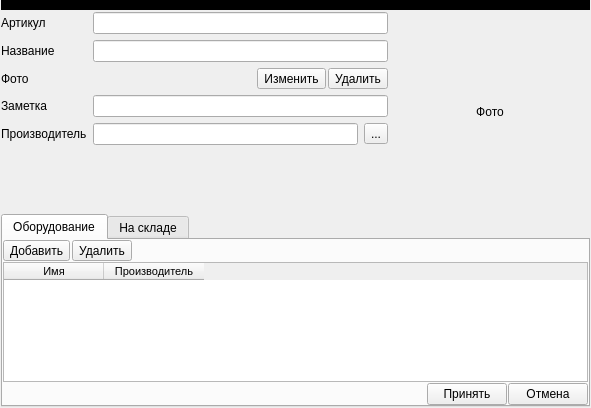
<?xml version="1.0" encoding="UTF-8"?>
<ui version="4.0">
 <class>MainWindow</class>
 <widget class="QMainWindow" name="MainWindow">
  <property name="geometry">
   <rect>
    <x>0</x>
    <y>0</y>
    <width>591</width>
    <height>408</height>
   </rect>
  </property>
  <property name="windowTitle">
   <string>Товар</string>
  </property>
  <widget class="QWidget" name="centralwidget">
   <layout class="QGridLayout" name="gridLayout">
    <property name="leftMargin">
     <number>1</number>
    </property>
    <property name="topMargin">
     <number>0</number>
    </property>
    <property name="rightMargin">
     <number>1</number>
    </property>
    <property name="bottomMargin">
     <number>1</number>
    </property>
    <property name="spacing">
     <number>2</number>
    </property>
    <item row="3" column="0" colspan="2">
     <widget class="QTabWidget" name="tabWidget">
      <property name="currentIndex">
       <number>0</number>
      </property>
      <widget class="QWidget" name="tab">
       <attribute name="title">
        <string>Оборудование</string>
       </attribute>
       <layout class="QGridLayout" name="gridLayout_2">
        <property name="leftMargin">
         <number>0</number>
        </property>
        <property name="topMargin">
         <number>0</number>
        </property>
        <property name="rightMargin">
         <number>0</number>
        </property>
        <property name="bottomMargin">
         <number>0</number>
        </property>
        <property name="spacing">
         <number>1</number>
        </property>
        <item row="1" column="0">
         <widget class="QTableWidget" name="tw_machine">
          <property name="font">
           <font>
            <family>Tahoma</family>
            <pointsize>8</pointsize>
           </font>
          </property>
          <property name="editTriggers">
           <set>QAbstractItemView::NoEditTriggers</set>
          </property>
          <property name="alternatingRowColors">
           <bool>true</bool>
          </property>
          <property name="selectionBehavior">
           <enum>QAbstractItemView::SelectRows</enum>
          </property>
          <attribute name="verticalHeaderVisible">
           <bool>false</bool>
          </attribute>
          <attribute name="verticalHeaderDefaultSectionSize">
           <number>20</number>
          </attribute>
          <attribute name="verticalHeaderMinimumSectionSize">
           <number>18</number>
          </attribute>
          <column>
           <property name="text">
            <string>Имя</string>
           </property>
          </column>
          <column>
           <property name="text">
            <string>Производитель</string>
           </property>
          </column>
         </widget>
        </item>
        <item row="0" column="0">
         <layout class="QHBoxLayout" name="horizontalLayout_2">
          <property name="spacing">
           <number>2</number>
          </property>
          <item>
           <widget class="QToolButton" name="toolButton_3">
            <property name="text">
             <string>Добавить</string>
            </property>
           </widget>
          </item>
          <item>
           <widget class="QToolButton" name="toolButton_2">
            <property name="text">
             <string>Удалить</string>
            </property>
           </widget>
          </item>
          <item>
           <spacer name="horizontalSpacer">
            <property name="orientation">
             <enum>Qt::Horizontal</enum>
            </property>
            <property name="sizeHint" stdset="0">
             <size>
              <width>10</width>
              <height>20</height>
             </size>
            </property>
           </spacer>
          </item>
         </layout>
        </item>
        <item row="2" column="0">
         <layout class="QHBoxLayout" name="horizontalLayout_4">
          <item>
           <spacer name="horizontalSpacer_3">
            <property name="orientation">
             <enum>Qt::Horizontal</enum>
            </property>
            <property name="sizeHint" stdset="0">
             <size>
              <width>40</width>
              <height>20</height>
             </size>
            </property>
           </spacer>
          </item>
          <item>
           <widget class="QPushButton" name="pushButton_2">
            <property name="text">
             <string>Принять</string>
            </property>
           </widget>
          </item>
          <item>
           <widget class="QPushButton" name="pushButton">
            <property name="text">
             <string>Отмена</string>
            </property>
           </widget>
          </item>
         </layout>
        </item>
       </layout>
      </widget>
      <widget class="QWidget" name="tab_2">
       <attribute name="title">
        <string>На складе</string>
       </attribute>
       <layout class="QGridLayout" name="gridLayout_3">
        <property name="leftMargin">
         <number>0</number>
        </property>
        <property name="topMargin">
         <number>0</number>
        </property>
        <property name="rightMargin">
         <number>0</number>
        </property>
        <property name="bottomMargin">
         <number>0</number>
        </property>
        <property name="spacing">
         <number>2</number>
        </property>
        <item row="0" column="0">
         <widget class="QTableWidget" name="tableWidget_2"/>
        </item>
       </layout>
      </widget>
     </widget>
    </item>
    <item row="0" column="0" colspan="2">
     <widget class="QWidget" name="widget" native="true">
      <property name="minimumSize">
       <size>
        <width>0</width>
        <height>10</height>
       </size>
      </property>
      <property name="styleSheet">
       <string notr="true">background-color: rgb(0, 0, 0);</string>
      </property>
     </widget>
    </item>
    <item row="1" column="1" rowspan="2">
     <widget class="QLabel" name="lb_photo">
      <property name="minimumSize">
       <size>
        <width>200</width>
        <height>200</height>
       </size>
      </property>
      <property name="text">
       <string>Фото</string>
      </property>
      <property name="alignment">
       <set>Qt::AlignCenter</set>
      </property>
     </widget>
    </item>
    <item row="1" column="0" rowspan="2">
     <layout class="QGridLayout" name="gridLayout_4">
      <property name="spacing">
       <number>6</number>
      </property>
      <item row="5" column="0">
       <spacer name="verticalSpacer">
        <property name="orientation">
         <enum>Qt::Vertical</enum>
        </property>
        <property name="sizeHint" stdset="0">
         <size>
          <width>20</width>
          <height>40</height>
         </size>
        </property>
       </spacer>
      </item>
      <item row="0" column="0">
       <widget class="QLabel" name="label">
        <property name="text">
         <string>Артикул</string>
        </property>
       </widget>
      </item>
      <item row="0" column="1">
       <widget class="QLineEdit" name="le_article">
        <property name="readOnly">
         <bool>true</bool>
        </property>
       </widget>
      </item>
      <item row="1" column="0">
       <widget class="QLabel" name="label_2">
        <property name="text">
         <string>Название</string>
        </property>
       </widget>
      </item>
      <item row="3" column="0">
       <widget class="QLabel" name="label_3">
        <property name="text">
         <string>Заметка</string>
        </property>
       </widget>
      </item>
      <item row="3" column="1">
       <widget class="QLineEdit" name="le_note"/>
      </item>
      <item row="1" column="1">
       <widget class="QLineEdit" name="le_name"/>
      </item>
      <item row="4" column="0">
       <widget class="QLabel" name="label_5">
        <property name="text">
         <string>Производитель</string>
        </property>
       </widget>
      </item>
      <item row="4" column="1">
       <layout class="QHBoxLayout" name="horizontalLayout">
        <item>
         <widget class="QLineEdit" name="le_manufacturer">
          <property name="readOnly">
           <bool>true</bool>
          </property>
         </widget>
        </item>
        <item>
         <widget class="QToolButton" name="toolButton">
          <property name="text">
           <string>...</string>
          </property>
         </widget>
        </item>
       </layout>
      </item>
      <item row="2" column="0">
       <widget class="QLabel" name="label_4">
        <property name="text">
         <string>Фото</string>
        </property>
       </widget>
      </item>
      <item row="2" column="1">
       <layout class="QHBoxLayout" name="horizontalLayout_3">
        <property name="spacing">
         <number>2</number>
        </property>
        <item>
         <spacer name="horizontalSpacer_2">
          <property name="orientation">
           <enum>Qt::Horizontal</enum>
          </property>
          <property name="sizeHint" stdset="0">
           <size>
            <width>40</width>
            <height>20</height>
           </size>
          </property>
         </spacer>
        </item>
        <item>
         <widget class="QToolButton" name="toolButton_5">
          <property name="text">
           <string>Изменить</string>
          </property>
         </widget>
        </item>
        <item>
         <widget class="QToolButton" name="toolButton_4">
          <property name="text">
           <string>Удалить</string>
          </property>
         </widget>
        </item>
       </layout>
      </item>
     </layout>
    </item>
   </layout>
  </widget>
 </widget>
 <resources/>
 <connections>
  <connection>
   <sender>toolButton</sender>
   <signal>clicked()</signal>
   <receiver>MainWindow</receiver>
   <slot>ui_view_manufacturer()</slot>
   <hints>
    <hint type="sourcelabel">
     <x>371</x>
     <y>122</y>
    </hint>
    <hint type="destinationlabel">
     <x>416</x>
     <y>-60</y>
    </hint>
   </hints>
  </connection>
  <connection>
   <sender>toolButton_5</sender>
   <signal>clicked()</signal>
   <receiver>MainWindow</receiver>
   <slot>ui_change_photo()</slot>
   <hints>
    <hint type="sourcelabel">
     <x>321</x>
     <y>71</y>
    </hint>
    <hint type="destinationlabel">
     <x>334</x>
     <y>-50</y>
    </hint>
   </hints>
  </connection>
  <connection>
   <sender>toolButton_4</sender>
   <signal>clicked()</signal>
   <receiver>MainWindow</receiver>
   <slot>ui_del_photo()</slot>
   <hints>
    <hint type="sourcelabel">
     <x>347</x>
     <y>70</y>
    </hint>
    <hint type="destinationlabel">
     <x>333</x>
     <y>-78</y>
    </hint>
   </hints>
  </connection>
  <connection>
   <sender>toolButton_3</sender>
   <signal>clicked()</signal>
   <receiver>MainWindow</receiver>
   <slot>ui_view_machine()</slot>
   <hints>
    <hint type="sourcelabel">
     <x>30</x>
     <y>247</y>
    </hint>
    <hint type="destinationlabel">
     <x>-51</x>
     <y>247</y>
    </hint>
   </hints>
  </connection>
  <connection>
   <sender>toolButton_2</sender>
   <signal>clicked()</signal>
   <receiver>MainWindow</receiver>
   <slot>ui_del_machine()</slot>
   <hints>
    <hint type="sourcelabel">
     <x>107</x>
     <y>250</y>
    </hint>
    <hint type="destinationlabel">
     <x>-42</x>
     <y>148</y>
    </hint>
   </hints>
  </connection>
  <connection>
   <sender>pushButton_2</sender>
   <signal>clicked()</signal>
   <receiver>MainWindow</receiver>
   <slot>ui_acc()</slot>
   <hints>
    <hint type="sourcelabel">
     <x>462</x>
     <y>392</y>
    </hint>
    <hint type="destinationlabel">
     <x>462</x>
     <y>479</y>
    </hint>
   </hints>
  </connection>
  <connection>
   <sender>pushButton</sender>
   <signal>clicked()</signal>
   <receiver>MainWindow</receiver>
   <slot>ui_can()</slot>
   <hints>
    <hint type="sourcelabel">
     <x>542</x>
     <y>400</y>
    </hint>
    <hint type="destinationlabel">
     <x>553</x>
     <y>461</y>
    </hint>
   </hints>
  </connection>
 </connections>
 <slots>
  <slot>ui_view_manufacturer()</slot>
  <slot>ui_change_photo()</slot>
  <slot>ui_del_photo()</slot>
  <slot>ui_view_machine()</slot>
  <slot>ui_del_machine()</slot>
  <slot>ui_acc()</slot>
  <slot>ui_can()</slot>
 </slots>
</ui>
